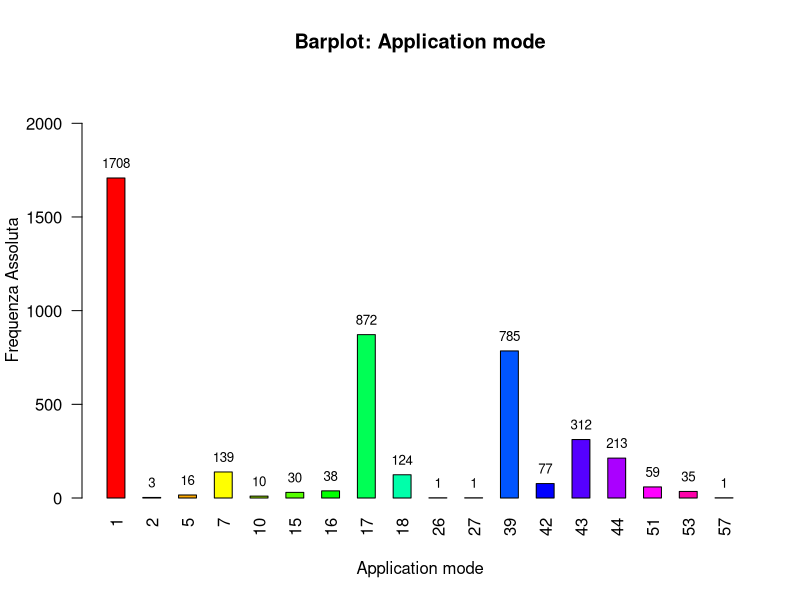
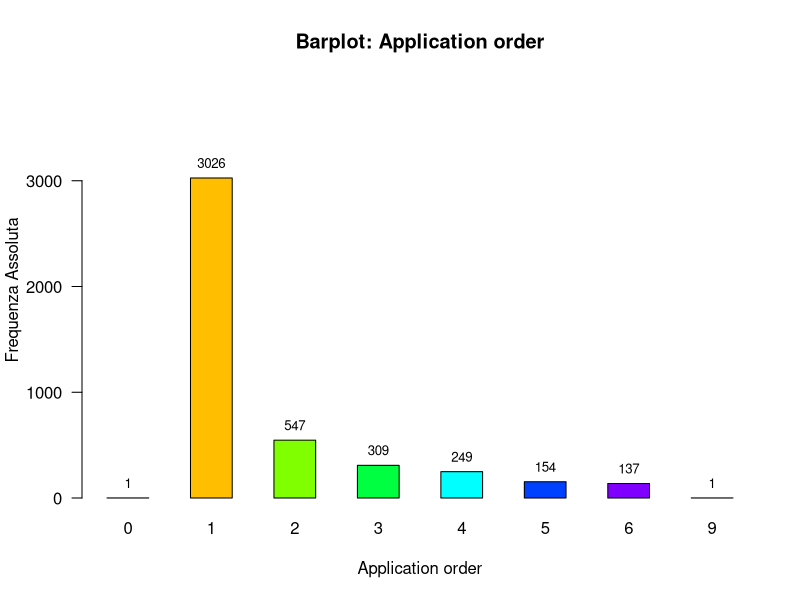
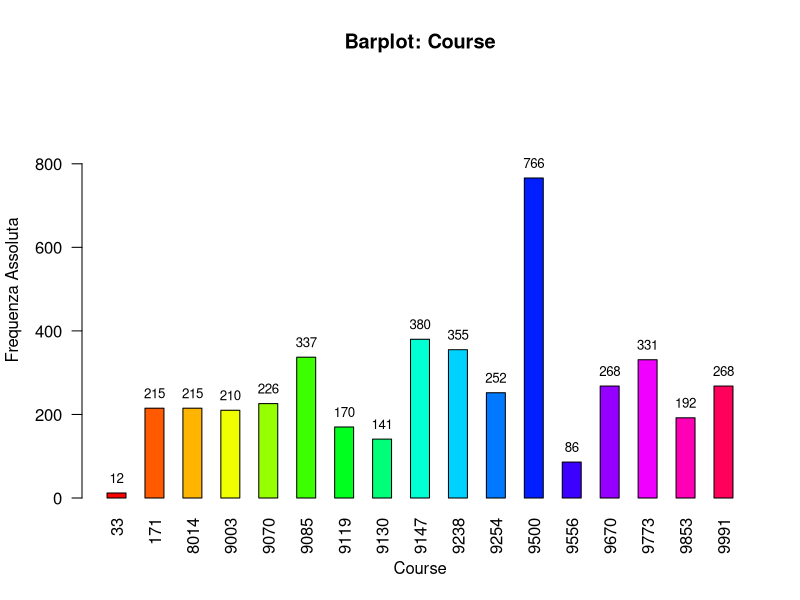
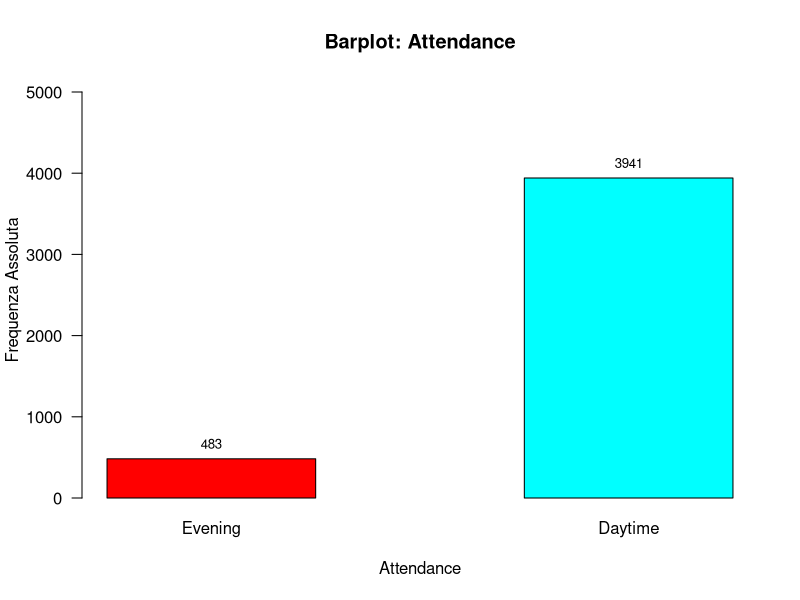
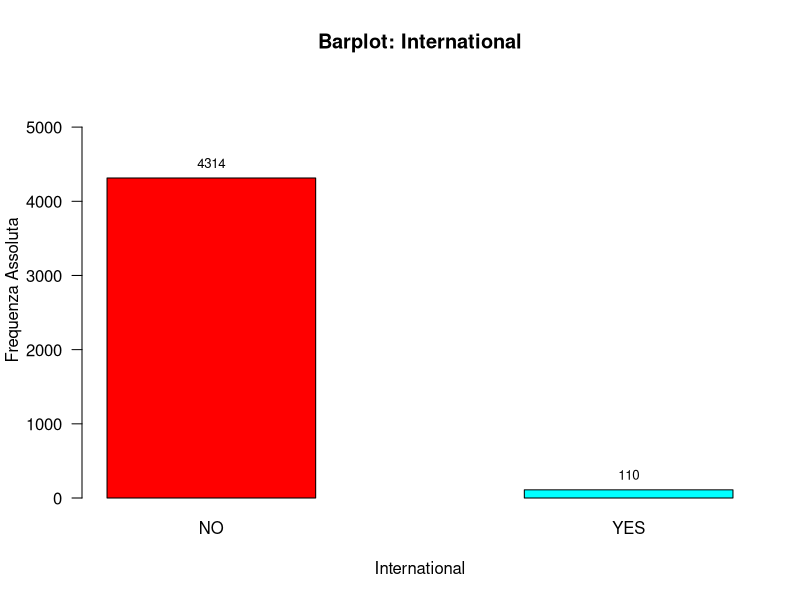
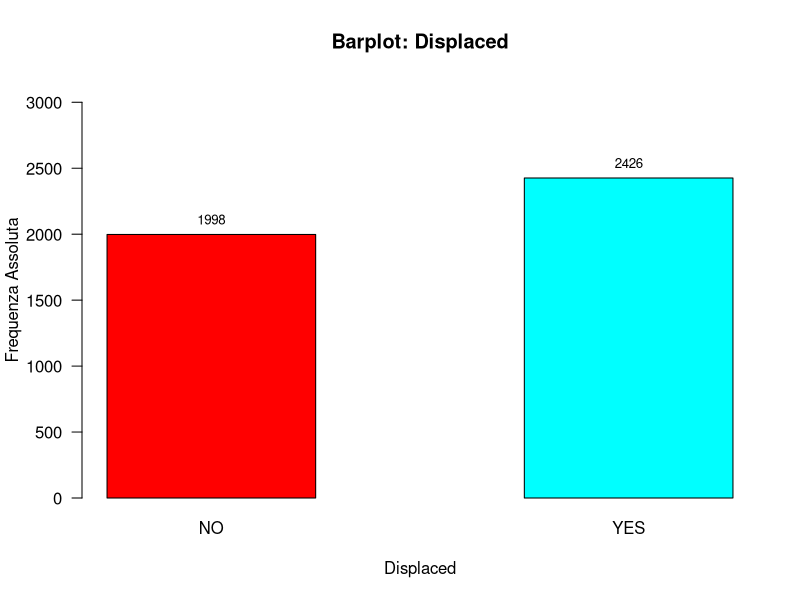
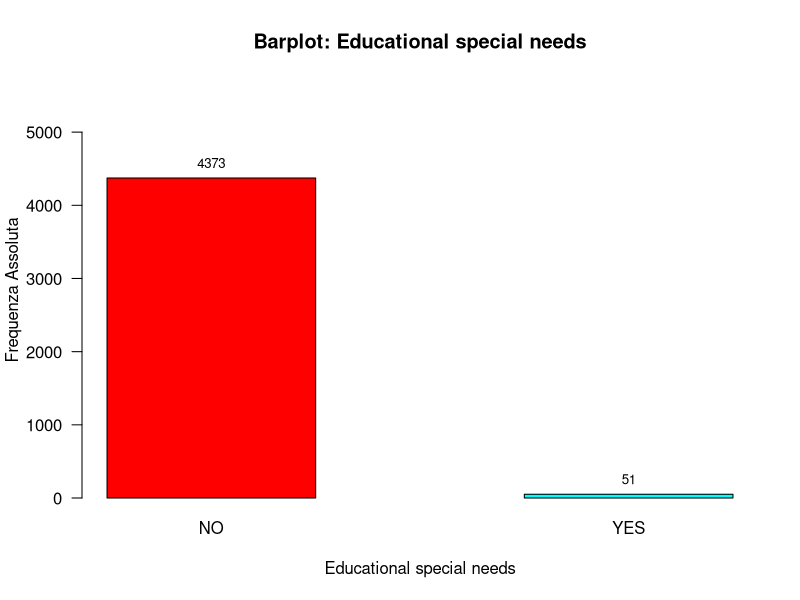
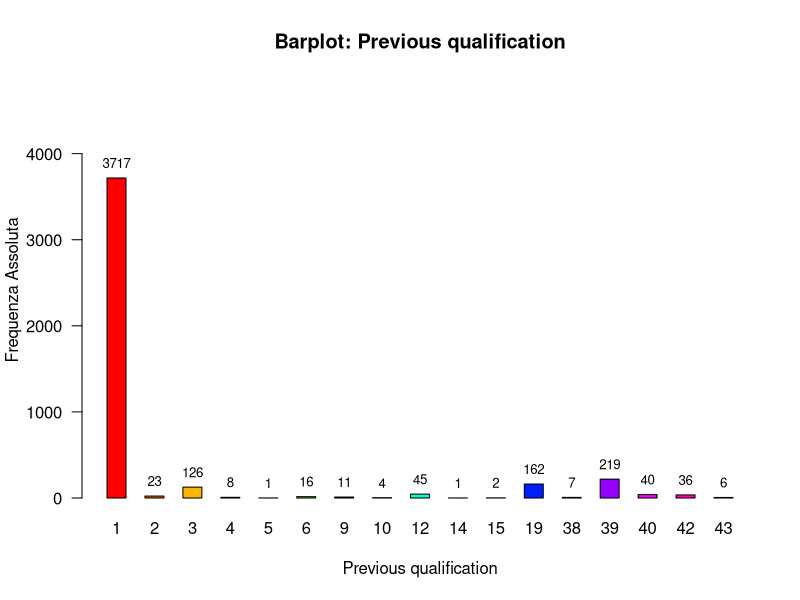

Here is the R script that generated these plots, in order: (Note: this script raises an error after producing the figures.)
## ---- chunk 1
# Librerie
library(ggplot2)
library(here)
library(dplyr)

# Caricamento Dataset
data <- read.csv(here("dataset/dataMod.csv"), sep = ",", header = TRUE, check.names = TRUE)
colnames(data)[colnames(data) == "Daytime.evening_attendance."] <- "Attendance"

head(data)
# Estrai Fattori Demografici
columns_to_extract <- data[, c("Application_mode", "Application_order", "Course", "Attendance" ,"International", "Displaced", "Educational_special_needs", "Previous_qualification" )]

columns_to_extract$Attendance <- factor(columns_to_extract$Attendance, levels = c(0, 1), labels = c("Evening", "Daytime"))
columns_to_extract$International <- factor(columns_to_extract$International, levels = c(0, 1), labels = c("NO", "YES"))
columns_to_extract$Displaced <- factor(columns_to_extract$Displaced, levels = c(0, 1), labels = c("NO", "YES"))
columns_to_extract$Educational_special_needs <- factor(columns_to_extract$Educational_special_needs, levels = c(0, 1), labels = c("NO", "YES"))

# Funzione per creare i Barplot
create_barplot <- function(freq, max_freq, main_title, xlab = "", ylab = "Frequenza", col_palette = rainbow, labRotation = 1) {
  
  bp <- barplot(freq, 
                main = main_title,
                xlab = xlab,
                ylab = ylab,
                ylim = c(0, max_freq * 1.3),
                col = col_palette(length(freq)),
                space = 1,
                las = labRotation)
  
  text(x = bp, y = freq, labels = freq, pos = 3, cex = 0.8, col = "black")
}

for (col in colnames(columns_to_extract)) {
  
  freq <- table(columns_to_extract[[col]])
  
  if (col == "Course" | col == "Application_mode") {
    labRotation <- 2  # Label Verticali
  } else {
    labRotation <- 1  # Label Orizzontali
  }
  
  cleaned_col_name <- gsub("_", " ", col)
  
  # Creazione del file PDF
  pdf_filename <- paste0("Grafici/Barplot_", gsub(" ", "_", cleaned_col_name), ".pdf")
  # pdf(pdf_filename)
  
  # Creazione del Barplot
  create_barplot(freq = freq, 
                 max_freq = max(freq), 
                 main_title = paste("Barplot:", cleaned_col_name), 
                 xlab = cleaned_col_name, 
                 ylab = "Frequenza Assoluta",
                 labRotation = labRotation)
  
  # dev.off()
}
## ---- chunk 2
# Librerie
library(ggplot2)
library(dplyr)

colnames(data)[colnames(data) == "Previous_qualification_.grade."] <- "Previous_qualification_grade"

# Funzione per Creare Istogrammi con Densità
create_histogram <- function(data, feature, output_dir = "Grafici") {
  cleaned_feature_name <- gsub("_", " ", feature)
  feature_data <- data[[feature]]
  
  # Salvataggio in PDF
  # pdf(file = paste0(output_dir, "/DensityPlot_", gsub(" ", "_", cleaned_feature_name), ".pdf"))
  
  hist(feature_data,
       main = paste("Density Plot:", cleaned_feature_name),
       xlab = cleaned_feature_name,
       ylab = "Densità",
       xlim = c(80, 200),
       col = "lightblue",
       border = "darkblue",
       breaks = seq(0, 200, by = 4),
       freq = FALSE)
  grid()
  
  dens <- density(feature_data, na.rm = TRUE)
  lines(dens, col = "red", lwd = 2)
  
  # dev.off()
}

# Funzione per Creare Boxplot
create_boxplot <- function(data, feature, output_dir = "Grafici") {
  cleaned_feature_name <- gsub("_", " ", feature)
  feature_data <- data[[feature]]
  
  if (all(is.na(feature_data))) {
    cat("La feature", feature, "contiene solo valori NA. Boxplot non creato.\n")
    return()
  }
  
  # Creazione del Boxplot
  p <- ggplot(data, aes(x = .data[[feature]], y = "")) +
    geom_boxplot(fill = "lightblue", color = "darkblue", width = 0.3) +
    labs(title = paste("Boxplot:", cleaned_feature_name),
         x = cleaned_feature_name) +
    theme_minimal() +
    stat_boxplot(geom = "errorbar", width = 0.15) +
    theme(axis.title.y = element_blank(),
          axis.text.y = element_blank(),   
          axis.ticks.y = element_blank(),
          plot.title = element_text(hjust = 0.5, face = "bold", vjust = 2))
  
  # Salvataggio in PDF
  #pdf(file = paste0(output_dir, "/Boxplot_", gsub(" ", "_", cleaned_feature_name), ".pdf"))
  
  print(p)
  
  #dev.off()
  
}

# Funzione per Calcolare e Mostrare gli Outlier
calculate_outliers <- function(data, feature) {
  feature_data <- data[[feature]]
  
  if (all(is.na(feature_data))) {
    cat("La feature", feature, "contiene solo valori NA. Outlier non calcolati.\n")
    return(NULL)
  }
  
  # Calcolo dei limiti e degli outlier
  outliers <- data %>%
    summarise(
      Q1 = quantile(.data[[feature]], 0.25, na.rm = TRUE),
      Q3 = quantile(.data[[feature]], 0.75, na.rm = TRUE),
      IQR = IQR(.data[[feature]], na.rm = TRUE)
    ) %>%
    mutate(
      Lower_Bound = Q1 - 1.5 * IQR,
      Upper_Bound = Q3 + 1.5 * IQR
    )
  
  lower_bound <- outliers$Lower_Bound
  upper_bound <- outliers$Upper_Bound
  
  outliers_table <- data %>%
    filter(.data[[feature]] < lower_bound | .data[[feature]] > upper_bound)
  
  return(outliers_table)
}

features_to_plot <- c("Previous_qualification_grade", "Admission_grade")

# Creazione degli Istogrammi con Densità e Salvataggio
for (feature in features_to_plot) {
  stats <- calculate_summary_stats(data = data, feature = feature)
  print(stats)
  
  create_histogram(data = data, feature = feature)
  
  create_boxplot(data = data, feature = feature)
  
  outliers <- calculate_outliers(data = data, feature = feature)
  print(outliers)
}



